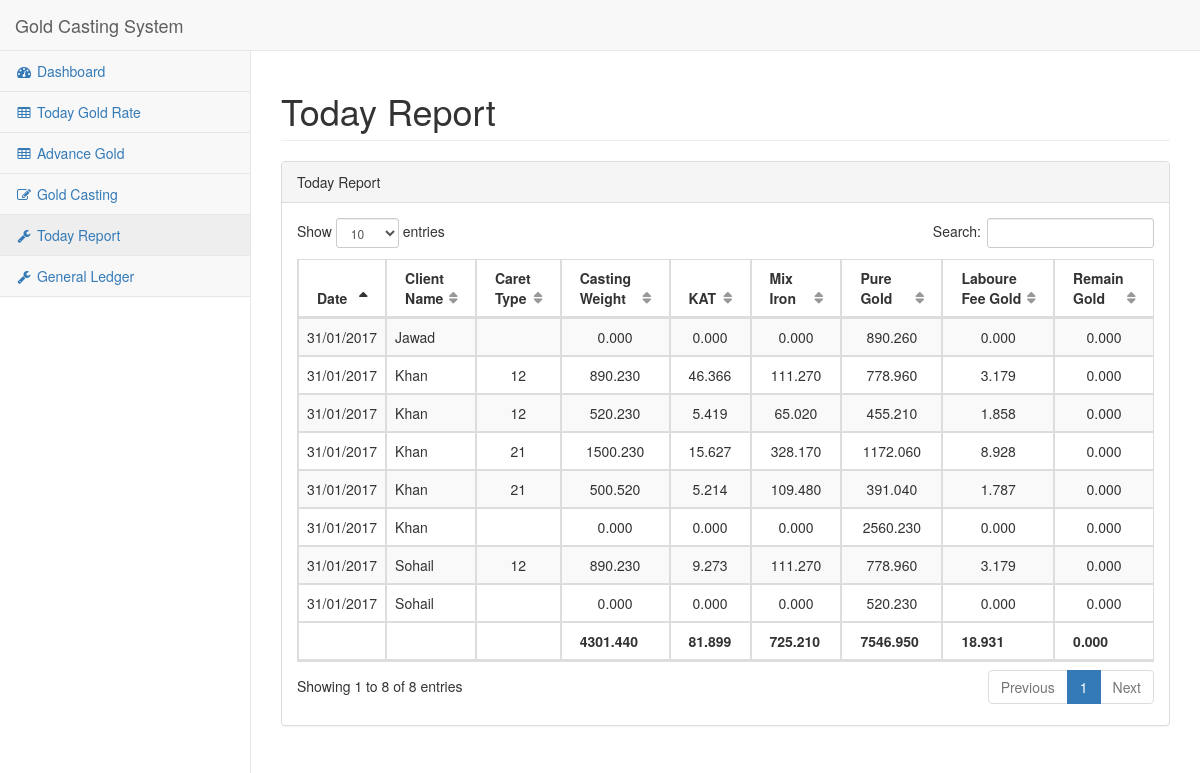
Screenshot of /today_sale.php with the database file from the repository.
### tables this page shows
CREATE TABLE `tbl_casting` (
  `casting_id` int(11) NOT NULL AUTO_INCREMENT,
  `client_id` int(11) NOT NULL DEFAULT '0',
  `caret_type` varchar(15) DEFAULT NULL,
  `casting_weight` decimal(10,3) NOT NULL DEFAULT '0.000',
  `gold_cut` decimal(10,3) NOT NULL DEFAULT '0.000',
  `mix_iron` decimal(10,3) NOT NULL DEFAULT '0.000',
  `pure_gold` decimal(10,3) NOT NULL DEFAULT '0.000',
  `casting_labour_fee` int(11) NOT NULL DEFAULT '0',
  `casting_labour_fee_gold` decimal(10,3) NOT NULL DEFAULT '0.000',
  `after_cast_pay_gold` decimal(10,3) NOT NULL DEFAULT '0.000',
  `pure_gold_with_kat` decimal(10,3) NOT NULL DEFAULT '0.000',
  `remaining_gold` decimal(10,3) NOT NULL DEFAULT '0.000',
  `remaining_advance_gold` decimal(10,3) NOT NULL DEFAULT '0.000',
  `date` date DEFAULT NULL,
  `date_created` datetime DEFAULT NULL,
  PRIMARY KEY (`casting_id`)
);

CREATE TABLE `tbl_clients` (
  `client_id` int(11) NOT NULL AUTO_INCREMENT,
  `client_name` varchar(255) DEFAULT NULL,
  `shop_name` text,
  `phone` varchar(15) DEFAULT NULL,
  `date_created` datetime DEFAULT NULL,
  PRIMARY KEY (`client_id`)
);

### functions.php (called while the page is built, shortened)
<?php
	include_once('conn.php');
	function MySQLQuery($query)
	{
		global $conn;
		mysqli_query ($conn, "set character_set_results='utf8'");
		$success = mysqli_query($conn,$query);
		return $success;
	}
?>

### today_sale.php (the view, shortened to what this page needs)
<!DOCTYPE html>
<html lang="en">
<?php include_once('include/head.php');
include_once('include/functions.php'); ?>
<body>
    <div id="wrapper">
        <?php include_once('include/left_sidebar.php') ?>
        <div id="page-wrapper">
            <div class="row">
                <div class="col-lg-12">
                    <h1 class="page-header">Today Report</h1>
                </div>
            </div>
            <div class="row">
                <div class="col-lg-12">
                    <div class="panel panel-default">
                        <div class="panel-heading">
                            Today Report
                        </div>
                        <div class="panel-body">
                            <div class="table-responsive" style="overflow-x:hidden !important;">
                                <table class="table table-striped table-bordered table-hover" id="dataTables-example">
                                    <thead>
                                        <tr>
                                            <th>Date</th>
                                            <th>Client Name</th>
                                            <th>Caret Type</th>
                                            <th>Casting Weight</th>
                                            <th>KAT</th>
                                            <th>Mix Iron</th>
                                            <th>Pure Gold</th>
                                            <th>Laboure Fee Gold</th>
                                            <th>Remain Gold</th>
                                        </tr>
                                    </thead>
                                    <tbody>
                                        <?php
                                        $date = date("Y-m-d");
                                        $SQL = "SELECT tbl_casting.*,client_name
                                                FROM `tbl_casting`
                                                INNER JOIN `tbl_clients` ON `tbl_clients`.`client_id` = `tbl_casting`.`client_id`
                                                WHERE tbl_casting.date_created LIKE '%$date%'
                                                ORDER BY tbl_casting.`casting_id` DESC";
                                         $result = MySQLQuery($SQL);
                                         while($row = mysqli_fetch_array($result)) {
                                        ?>
                                        <tr>
                                            <td><?php echo date("d/m/Y",strtotime($row['date_created'])); ?></td>
                                            <td><?php echo $row['client_name']; ?></td>
                                            <td class="text-center"><?php echo $row['caret_type']; ?></td>
                                            <td class="text-center"><?php echo $row['casting_weight']; ?></td>
                                            <td class="text-center"><?php echo $row['gold_cut']; ?></td>
                                            <td class="text-center"><?php echo $row['mix_iron']; ?></td>
                                            <td class="text-center"><?php echo $row['pure_gold']; ?></td>
                                            <td class="text-center"><?php echo $row['casting_labour_fee_gold']; ?></td>
                                            <td class="text-center"><?php echo $row['remaining_gold']; ?></td>
                                        </tr>
                                        <?php } ?>
                                    </tbody>
                                        <?php
                                        $date = date("Y-m-d");
                                        $SQL = "SELECT SUM(casting_weight) AS casting_weight,SUM(gold_cut) AS gold_cut,SUM(mix_iron) AS mix_iron,SUM(pure_gold) AS pure_gold,
                                                SUM(casting_labour_fee_gold) AS casting_labour_fee_gold,SUM(remaining_gold) AS remaining_gold
                                                FROM `tbl_casting`
                                                WHERE tbl_casting.date_created LIKE '%$date%'
                                                ORDER BY tbl_casting.`casting_id` DESC";
                                         $result = MySQLQuery($SQL);
                                         $row = mysqli_fetch_array($result);
                                        ?>
                                        <thead>
                                        <tr>
                                            <th></th>
                                            <th></th>
                                            <th></th>
                                            <th><?php echo $row['casting_weight']; ?></th>
                                            <th><?php echo $row['gold_cut']; ?></th>
                                            <th><?php echo $row['mix_iron']; ?></th>
                                            <th><?php echo $row['pure_gold']; ?></th>
                                            <th><?php echo $row['casting_labour_fee_gold']; ?></th>
                                            <th><?php echo $row['remaining_gold']; ?></th>
                                        </tr>
                                    </thead>
                                </table>
                            </div>
                        </div>
                    </div>
                </div>
            </div>
        </div>
    </div>
</body>
</html>

### include/head.php (shortened to what this page needs)
<head>
    <link href="bower_components/bootstrap/dist/css/bootstrap.min.css" rel="stylesheet">
    <link href="bower_components/metisMenu/dist/metisMenu.min.css" rel="stylesheet">
    <link href="bower_components/datatables-plugins/integration/bootstrap/3/dataTables.bootstrap.css" rel="stylesheet">
    <link href="bower_components/datatables-responsive/css/dataTables.responsive.css" rel="stylesheet">
    <link href="dist/css/sb-admin-2.css" rel="stylesheet">
    <link href="https://maxcdn.bootstrapcdn.com/font-awesome/4.6.3/css/font-awesome.min.css" rel="stylesheet" type="text/css">
    <link rel="stylesheet" type="text/css" href="http://maxcdn.bootstrapcdn.com/bootstrap/3.2.0/css/bootstrap.min.css" />
</head>
<?php include_once('functions.php'); ?>

### include/left_sidebar.php (shortened to what this page needs)
<nav class="navbar navbar-default navbar-static-top" role="navigation" style="margin-bottom: 0">
    <div class="navbar-header">
        <a class="navbar-brand" href="home">Gold Casting System</a>
    </div>
    <div class="navbar-default sidebar" role="navigation">
        <div class="sidebar-nav navbar-collapse">
            <ul class="nav" id="side-menu">
                <li>
                    <a href="home" style="cursor:pointer;"><i class="fa fa-dashboard fa-fw"></i> Dashboard</a>
                </li>
                <li>
                    <a href="today_rate" style="cursor:pointer;"><i class="fa fa-table fa-fw"></i> Today Gold Rate</a>
                </li>
                <li>
                    <a href="advance" style="cursor:pointer;"><i class="fa fa-table fa-fw"></i> Advance Gold</a>
                </li>
                <li>
                    <a href="gold_casting" style="cursor:pointer;"><i class="fa fa-edit fa-fw"></i> Gold Casting</a>
                </li>
                <li>
                    <a href="today_sale" style="cursor:pointer;"><i class="fa fa-wrench fa-fw"></i> Today Report</a>
                </li>
                <li>
                    <a href="ledger" style="cursor:pointer;"><i class="fa fa-wrench fa-fw"></i> General Ledger</a>
                </li>
            </ul>
        </div>
    </div>
</nav>

### rows the page displays
tbl_casting: date_created "31/01/2017", client.client_name "Jawad", casting_weight "0.000", gold_cut "0.000", mix_iron "0.000", pure_gold "890.260", casting_labour_fee_gold "0.000", remaining_gold "0.000"
tbl_casting: date_created "31/01/2017", client.client_name "Khan", caret_type "12", casting_weight "890.230", gold_cut "46.366", mix_iron "111.270", pure_gold "778.960", casting_labour_fee_gold "3.179", remaining_gold "0.000"
tbl_casting: date_created "31/01/2017", client.client_name "Khan", caret_type "12", casting_weight "520.230", gold_cut "5.419", mix_iron "65.020", pure_gold "455.210", casting_labour_fee_gold "1.858", remaining_gold "0.000"
tbl_casting: date_created "31/01/2017", client.client_name "Khan", caret_type "21", casting_weight "1500.230", gold_cut "15.627", mix_iron "328.170", pure_gold "1172.060", casting_labour_fee_gold "8.928", remaining_gold "0.000"
tbl_casting: date_created "31/01/2017", client.client_name "Khan", caret_type "21", casting_weight "500.520", gold_cut "5.214", mix_iron "109.480", pure_gold "391.040", casting_labour_fee_gold "1.787", remaining_gold "0.000"
tbl_casting: date_created "31/01/2017", client.client_name "Khan", casting_weight "0.000", gold_cut "0.000", mix_iron "0.000", pure_gold "2560.230", casting_labour_fee_gold "0.000", remaining_gold "0.000"
tbl_casting: date_created "31/01/2017", client.client_name "Sohail", caret_type "12", casting_weight "890.230", gold_cut "9.273", mix_iron "111.270", pure_gold "778.960", casting_labour_fee_gold "3.179", remaining_gold "0.000"
tbl_casting: date_created "31/01/2017", client.client_name "Sohail", casting_weight "0.000", gold_cut "0.000", mix_iron "0.000", pure_gold "520.230", casting_labour_fee_gold "0.000", remaining_gold "0.000"

### other values shown
$row['casting_weight'] "4301.440"
$row['gold_cut'] "81.899"
$row['mix_iron'] "725.210"
$row['pure_gold'] "7546.950"
$row['casting_labour_fee_gold'] "18.931"
$row['remaining_gold'] "0.000"
